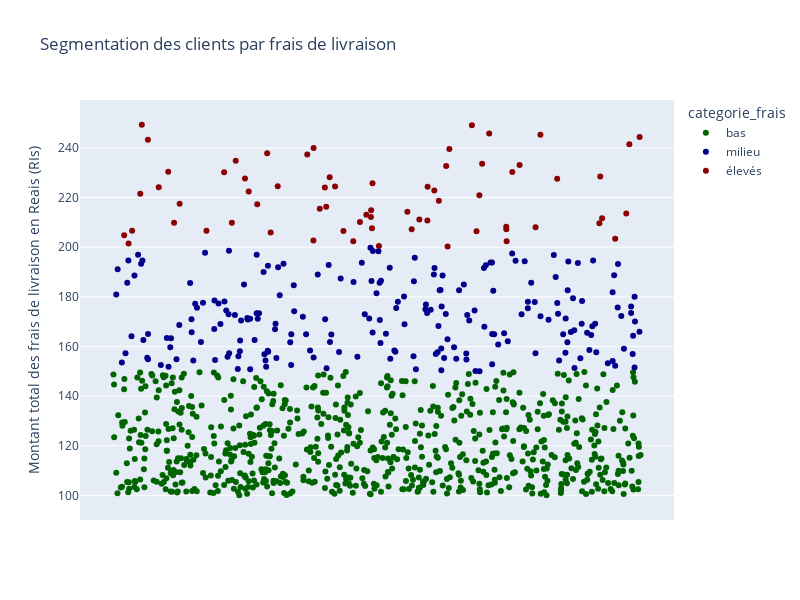

Notebook code for this chart:
### Code cell
import plotly.express as px
 
# Création de la visualisation avec une taille de figure plus grande
fig = px.scatter(df_sorted_customers, y='valeur_fret', color='categorie_frais', color_discrete_map={'bas': 'darkgreen', 'milieu': 'darkblue', 'élevés': 'darkred'},
                 labels={'valeur_fret': 'Montant total des frais de livraison'},
                 title="Segmentation des clients par frais de livraison")

fig.update_layout(
    xaxis=dict(title=None, visible=False),
    yaxis=dict(title="Montant total des frais de livraison en Reais (RIs)"),
    width=800, height=600,  # Taille de la figure
)

fig.show()

### Figure 1 — Plotly figure (JSON) as saved in the notebook; plotly's stock layout.template omitted (floating-point values rounded to 4 significant figures; data arrays with more than 128 entries replaced by an {"elided": "..."} marker saying what was removed)
{"data": [{"hovertemplate": "categorie_frais=bas<br>index=%{x}<br>Montant total des frais de livraison=%{y}<extra></extra>", "legendgroup": "bas", "marker": {"color": "darkgreen", "symbol": "circle"}, "mode": "markers", "name": "bas", "orientation": "v", "showlegend": true, "type": "scatter", "x": {"elided": "700 int values"}, "xaxis": "x", "y": {"elided": "700 float values"}, "yaxis": "y"}, {"hovertemplate": "categorie_frais=milieu<br>index=%{x}<br>Montant total des frais de livraison=%{y}<extra></extra>", "legendgroup": "milieu", "marker": {"color": "darkblue", "symbol": "circle"}, "mode": "markers", "name": "milieu", "orientation": "v", "showlegend": true, "type": "scatter", "x": {"elided": "211 int values"}, "xaxis": "x", "y": {"elided": "211 float values"}, "yaxis": "y"}, {"hovertemplate": "categorie_frais=élevés<br>index=%{x}<br>Montant total des frais de livraison=%{y}<extra></extra>", "legendgroup": "élevés", "marker": {"color": "darkred", "symbol": "circle"}, "mode": "markers", "name": "élevés", "orientation": "v", "showlegend": true, "type": "scatter", "x": [1973, 2773, 3426, 4911, 5198, 6314, 8293, 10030, 11099, 12117, 17021, 20251, 21668, 22379, 24068, 24755, 26319, 28127, 28765, 30061, 35463, 36590, 36626, 37748, 38687, 38928, 39562, 40547, 42076, 43880, 45101, 46267, 47112, 47148, 47308, 47399, 48574, 53771, 54562, 55967, 57431, 57480, 58702, 59539, 60875, 61134, 61455, 65580, 66426, 66946, 67450, 68743, 71857, 71881, 71932, 72971, 74303, 77223, 78117, 81177, 88899, 89057, 89392, 91794, 93820, 94385, 96266], "xaxis": "x", "y": [204.8, 201.5, 206.6, 221.5, 249.3, 243.3, 224.1, 230.3, 209.8, 217.5, 206.6, 230.2, 209.9, 234.8, 227.7, 222.4, 217.3, 237.8, 205.9, 224.6, 237.4, 202.7, 240.0, 215.4, 224.1, 216.3, 228.1, 224.4, 206.5, 202.4, 210.1, 213.1, 212.2, 214.9, 207.6, 225.7, 200.5, 214.2, 207.2, 211.2, 210.8, 224.3, 222.8, 218.7, 232.7, 200.3, 239.5, 249.1, 206.4, 220.9, 233.6, 245.8, 208.3, 207.2, 202.4, 230.2, 233.0, 208, 245.2, 227.6, 209.6, 228.5, 211.7, 203.4, 213.5, 241.4, 244.3], "yaxis": "y"}], "layout": {"height": 600, "legend": {"title": {"text": "categorie_frais"}, "tracegroupgap": 0}, "title": {"text": "Segmentation des clients par frais de livraison"}, "width": 800, "xaxis": {"anchor": "y", "domain": [0, 1], "title": {}, "visible": false}, "yaxis": {"anchor": "x", "domain": [0, 1], "title": {"text": "Montant total des frais de livraison en Reais (RIs)"}}}}
